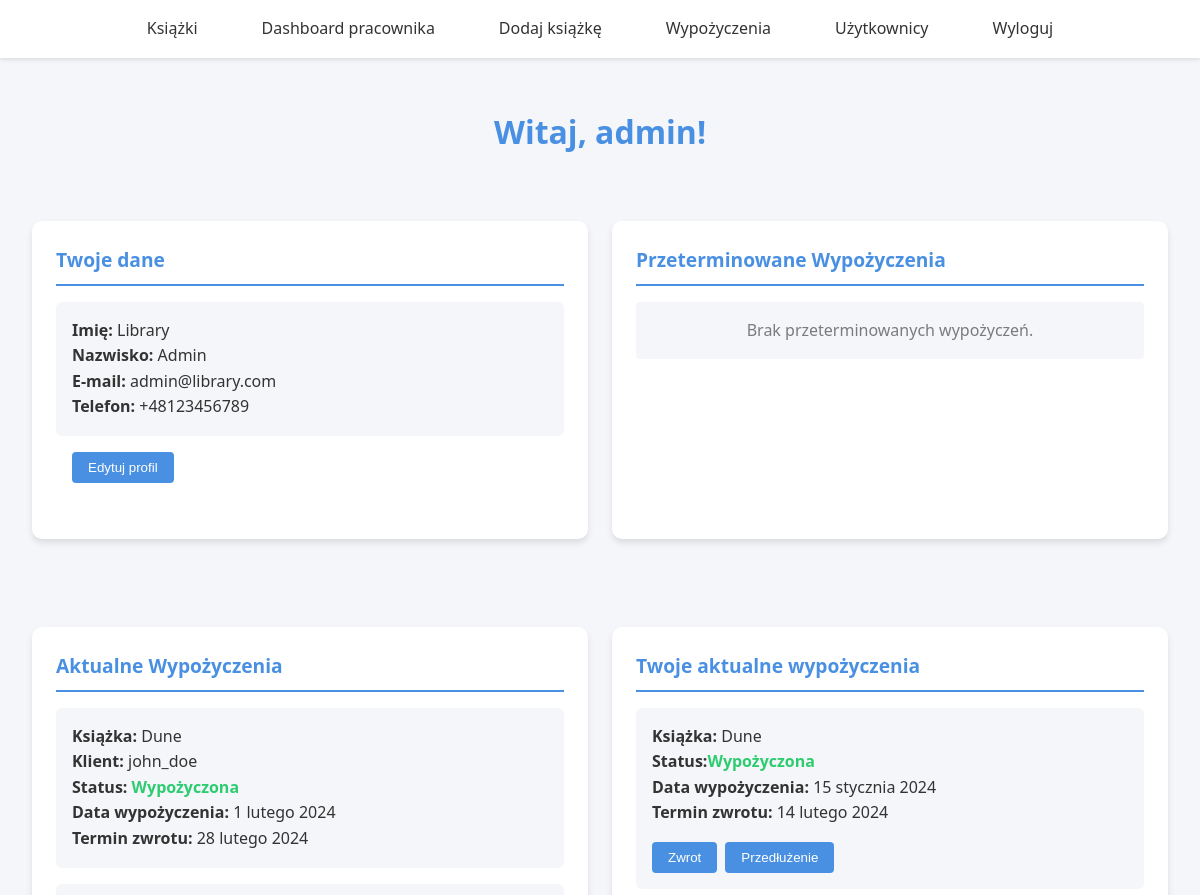
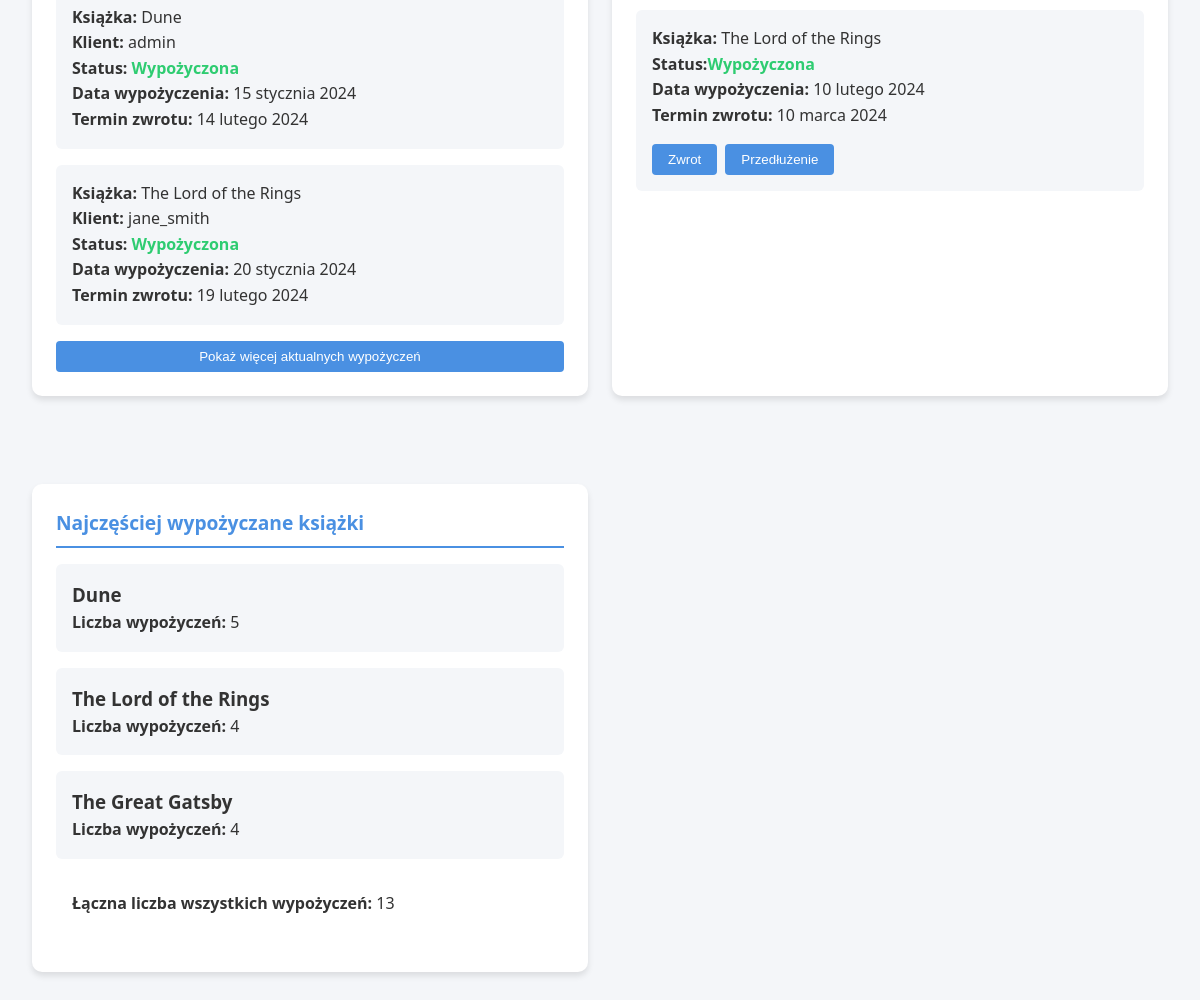
The page /dashboard/employee/1 (signed in) on the database its author committed (2 pictures, top to bottom).
### books/models.py (models this page shows, shortened)
class CustomUser(AbstractUser):
    phone = models.CharField(max_length=15, null=True, blank=True)
    is_employee = models.BooleanField(default=False)
    is_admin = models.BooleanField(default=False)
    is_active = models.BooleanField(default=True)

class BookRental(models.Model):
    book_copy = models.ForeignKey(BookCopy, related_name='rentals', on_delete=models.CASCADE)
    user = models.ForeignKey(CustomUser, related_name='rentals', on_delete=models.CASCADE)
    rental_date = models.DateField(auto_now_add=True)
    due_date = models.DateField(null=False, blank=False)
    return_date = models.DateField(null=True, blank=True)
    is_extended = models.BooleanField(default=False)
    status_choices = [
        ('rented', 'Wypożyczona'),
        ('returned', 'Zwrócona'),
        ('overdue', 'Po terminie'),
    ]
    status = models.CharField(max_length=10, choices=status_choices, default='rented')
    fine = models.DecimalField(blank=True, null=True, decimal_places=2, max_digits=5)

class BookCopy(models.Model):
    book = models.ForeignKey(Book, on_delete=models.CASCADE, related_name="copies")
    is_available = models.BooleanField(default=True)
    borrower = models.ForeignKey(CustomUser, on_delete=models.SET_NULL, null=True, blank=True)  # Użytkownik wypożyczający

class Book(models.Model):
    title = models.CharField(max_length=255)
    author = models.CharField(max_length=255)
    category = models.ForeignKey(Category, related_name='books', on_delete=models.CASCADE)
    published_date = models.DateField()
    isbn = models.CharField(max_length=13, unique=True)
    description = models.TextField(blank=True, null=True)
    total_copies = models.PositiveIntegerField(blank=False, null=False)

### books/views.py (the view)
# urls.py: path('dashboard/employee/<int:pk>', views.DashboardEmployeeView.as_view(), name='dashboard_employee'),
class DashboardEmployeeView(LoginRequiredMixin, EmployeeMixin, DetailView):
    model = CustomUser
    template_name = "dashboard_employee.html"
    context_object_name = "user"
    def get_context_data(self, **kwargs: Any) -> dict[str, Any]:
        context = super().get_context_data(**kwargs)
        user = self.get_object()
        most_rented_books = (
            BookRental.objects.values('book_copy__book__title')
            .annotate(rental_count=Count('id'))
            .order_by('-rental_count')[:3]
        )
        context.update({
            'users_rented_books': BookRental.objects.filter(user=user, status='rented'),
            'rented_books': BookRental.objects.filter(status='rented'),
            'rented_books_old': BookRental.objects.filter(user=user, status='returned'),
            'notifications': Notification.objects.filter(user=user, is_read=False, is_available=True),
            'customers': CustomUser.objects.filter(is_employee=False),
            'all_users': CustomUser.objects.all(),
            'overdue_rentals': BookRental.objects.filter(status='overdue'),
            'most_rented_books': most_rented_books,
            'total_rentals': most_rented_books.aggregate(total=Sum('rental_count'))['total'] or 0
        })
        return context

### books/mixins.py (called while the page is built)
    def test_func(self):
        if CustomUser.objects.get(id=self.request.user.id).is_employee or CustomUser.objects.get(id=self.request.user.id).is_admin:
            return True
        return False

### templates/dashboard_employee.html (shortened to what this page needs)
{% extends 'base.html' %}
{% block content %}
<!DOCTYPE html>
<html lang="pl">
<head>
</head>
<body>
    <div class="dashboard-container">
        <h1 style="text-align: center; color: var(--primary-color); margin-bottom: 2rem;">Witaj, {{ user.username }}!</h1>
        <div class="dashboard-grid">
            <div class="dashboard-section">
                <h2>Twoje dane</h2>
                <ul class="dashboard-list user-data-list">
                    <li>
                        <strong>Imię:</strong> {{ user.first_name }}<br>
                        <strong>Nazwisko:</strong> {{ user.last_name }}<br>
                        <strong>E-mail:</strong> {{ user.email }}<br>
                        <strong>Telefon:</strong> {{ user.phone|default:"Brak" }}
                    </li>
                </ul>
                {% if user == request.user %}
                <div class="dashboard-form-buttons">
                    <form method="get" action="{% url 'edit_user' pk=request.user.id %}">
                        <button type="submit">Edytuj profil</button>
                    </form>
                </div>
                {% endif %}
            </div>
            <div class="dashboard-section">
                <h2>Przeterminowane Wypożyczenia</h2>
                {% if overdue_rentals %}
                <ul class="dashboard-list overdue-rentals-list">
                    {% for rental in overdue_rentals %}
                    <li>
                        <strong>Książka:</strong> {{ rental.book_copy.book.title }}<br>
                        <strong>Wypożyczający:</strong> {{ rental.book_copy.borrower.first_name }} {{ rental.book_copy.borrower.last_name }}<br>
                        <strong>Termin zwrotu:</strong> {{ rental.due_date }}<br>
                        <strong>Kara:</strong> {{ rental.fine }} PLN
                    </li>
                    {% endfor %}
                </ul>
                {% else %}
                <p class="dashboard-empty-state">Brak przeterminowanych wypożyczeń.</p>
                {% endif %}
            </div>
            <div class="dashboard-section">
                <h2>Aktualne Wypożyczenia</h2>
                {% if rented_books %}
                <ul class="dashboard-list current-rentals-list">
                    {% for rental in rented_books %}
                    <li>
                        <strong>Książka:</strong> {{ rental.book_copy.book.title }}<br>
                        <strong>Klient:</strong> {{ rental.user.username }}<br>
                        <strong>Status:</strong> <span class="rental-status-rented">{{ rental.get_status_display }}</span><br>
                        <strong>Data wypożyczenia:</strong> {{ rental.rental_date }}<br>
                        <strong>Termin zwrotu:</strong> {{ rental.due_date }}<br>
                    </li>
                    {% endfor %}
                </ul>
                {% else %}
                <p class="dashboard-empty-state">Brak aktualnych wypożyczeń</p>
                {% endif %}
            </div>
            {% if request.user.is_admin %}
            <div class="dashboard-section">
                <h2>Twoje aktualne wypożyczenia</h2>
                {% if users_rented_books %}
                <ul class="dashboard-list admin-rentals-list">
                    {% for rental in users_rented_books %}
                    <li>
                        <strong>Książka:</strong> {{ rental.book_copy.book.title }}<br>
                        <strong>Status:</strong><span class="rental-status-rented">{{ rental.get_status_display }}</span><br>
                        <strong>Data wypożyczenia:</strong> {{ rental.rental_date }}<br>
                        <strong>Termin zwrotu:</strong> {{ rental.due_date }}
                        <div class="dashboard-form-buttons">
                            {% if rental.status == 'rented' %}
                            <form action="{% url 'return_book' pk=rental.id %}" method="post" style="display:inline;">
                                <button type="submit">Zwrot</button>
                            </form>
                            {% endif %}
                            {% if not rental.is_extended %}
                            <form action="{% url 'extend_book' pk=rental.id %}" method="post" style="display:inline;">
                                <button type="submit">Przedłużenie</button>
                            </form>
                            {% endif %}
                        </div>
                    </li>
                    {% endfor %}
                </ul>
                {% else %}
                <p class="dashboard-empty-state">Brak aktualnych wypożyczeń</p>
                {% endif %}
            </div>
            {% endif %}
            {% if request.user.is_admin %}
            <div class="dashboard-section">
                <h2>Najczęściej wypożyczane książki</h2>
                {% if most_rented_books %}
                <ul class="dashboard-list most-rented-books-list">
                    {% for book in most_rented_books %}
                    <li>
                        <h3>{{ book.book_copy__book__title }}</h3>
                        <p><strong>Liczba wypożyczeń:</strong> {{ book.rental_count }}</p>
                    </li>
                    {% endfor %}
                </ul>
                {% else %}
                <li class="dashboard-empty-state">Brak danych o wypożyczeniach.</li>
                {% endif %}
                <div class="total-rentals">
                    <strong>Łączna liczba wszystkich wypożyczeń:</strong> {{ total_rentals }}
                </div>
            </div>
            {% endif %}
        </div>
    </div>
</body>
</html>
{% endblock %}

### templates/base.html (style rules this page uses)
:root { --primary-color: #3498db; --secondary-color: #2ecc71; --background-color: #f4f6f7; --text-color: #2c3e50; --nav-background: #ffffff; --hover-color: #2980b9; }
* { margin: 0; padding: 0; box-sizing: border-box; }
body { font-family: 'Arial', sans-serif; line-height: 1.6; background-color: var(--background-color); color: var(--text-color); display: flex; flex-direction: column; min-height: 100vh; }
div > div { flex: 1; max-width: 1200px; width: 100%; margin: 2rem auto; padding: 0 1rem; }
html { scroll-behavior: smooth; }

### templates/dashboard_employee.html (style rules this page uses)
:root { --primary-color: #4a90e2; --secondary-color: #2ecc71; --background-color: #f4f6f9; --text-color: #333; --card-background: #ffffff; --hover-color: #357abd; }
* { margin: 0; padding: 0; box-sizing: border-box; }
body { font-family: 'Segoe UI', Tahoma, Geneva, Verdana, sans-serif; line-height: 1.6; background-color: var(--background-color); color: var(--text-color); }
.dashboard-container { max-width: 1400px; margin: 2rem auto; padding: 1rem; }
.dashboard-grid { display: grid; grid-template-columns: repeat(3, 1fr); gap: 1.5rem; }
.dashboard-section { background-color: var(--card-background); border-radius: 10px; box-shadow: 0 4px 6px rgba(0, 0, 0, 0.1); padding: 1.5rem; transition: transform 0.3s ease; }
.dashboard-section h2 { color: var(--primary-color); border-bottom: 2px solid var(--primary-color); padding-bottom: 0.5rem; margin-bottom: 1rem; font-size: 1.2rem; }
.dashboard-list { list-style-type: none; }
.dashboard-list li { background-color: var(--background-color); margin-bottom: 1rem; padding: 1rem; border-radius: 6px; }
.dashboard-form-buttons { display: flex; gap: 0.5rem; margin-top: 1rem; }
.dashboard-form-buttons button { background-color: var(--primary-color); color: white; border: none; padding: 0.5rem 1rem; border-radius: 4px; cursor: pointer; transition: background-color 0.3s ease; }
.dashboard-empty-state { color: rgba(0, 0, 0, 0.5); text-align: center; padding: 1rem; background-color: var(--background-color); border-radius: 4px; }
.rental-status-rented { color: var(--secondary-color); font-weight: bold; }
@media screen and (max-width: 1200px) { .dashboard-grid { grid-template-columns: repeat(2, 1fr); } }

### rows shown on the page
CustomUser: username "admin", first_name "Library", last_name "Admin", email "admin@library.com", phone "+48123456789"
BookRental: book_copy.book "Dune", user.username "john_doe", status "Wypożyczona", rental_date "1 lutego 2024", due_date "28 lutego 2024"
BookRental: book_copy.book "Dune", user.username "admin", status "Wypożyczona", rental_date "15 stycznia 2024", due_date "14 lutego 2024", shows "Zwrot", is_extended "Przedłużenie"
BookRental: book_copy.book "The Lord of the Rings", user.username "jane_smith", status "Wypożyczona", rental_date "20 stycznia 2024", due_date "19 lutego 2024"
BookRental: book_copy.book "The Lord of the Rings", status "Wypożyczona", rental_date "10 lutego 2024", due_date "10 marca 2024", shows "Zwrot", is_extended "Przedłużenie"
Book: book_copy__book__title "Dune", rental_count "5"
Book: book_copy__book__title "The Lord of the Rings", rental_count "4"
Book: book_copy__book__title "The Great Gatsby", rental_count "4"

### other values the page prints
{{ total_rentals }} "13"
